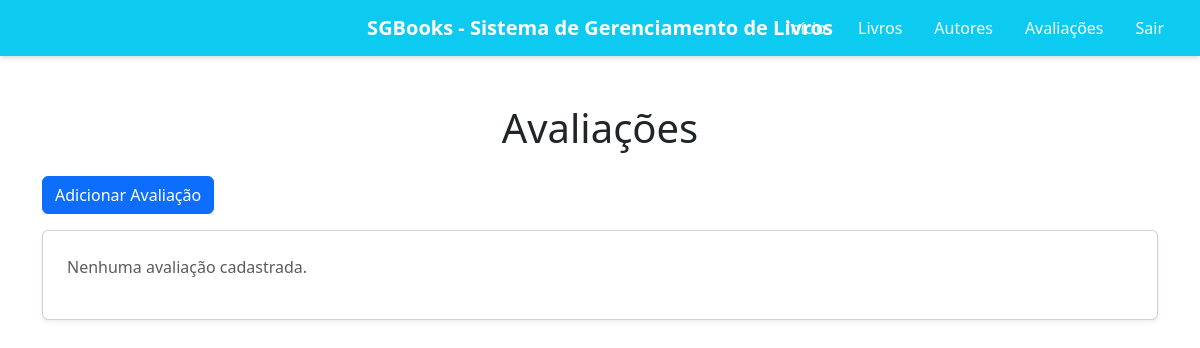
The app's page /livros/avaliacoes/, older data.
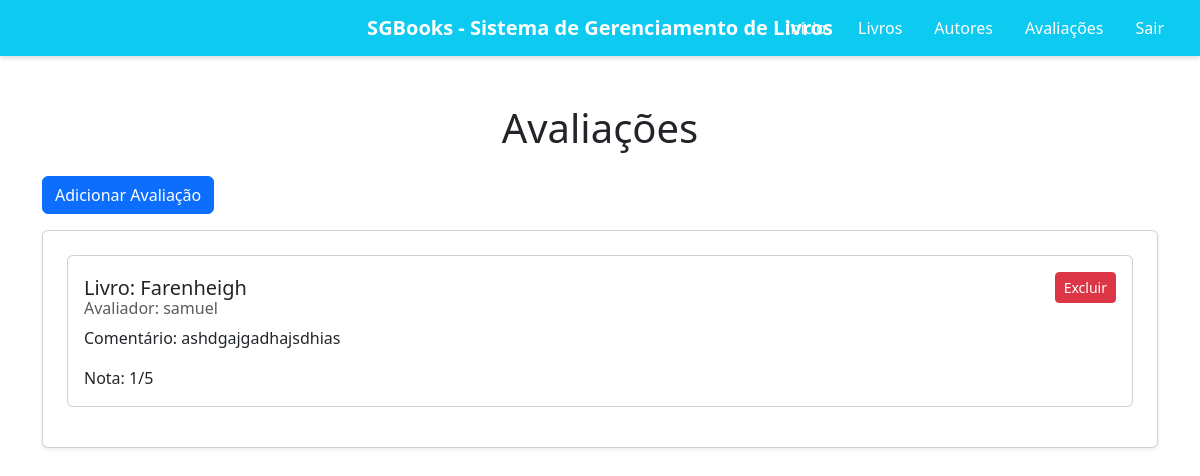
The same page, newer data.
### meusite/models.py (models this page shows)
class Avaliacao(models.Model):
    livro = models.ForeignKey(
        Livro,
        on_delete=models.CASCADE,
        related_name='avaliacoes')
    avaliador = models.CharField(max_length=100)
    nota = models.PositiveIntegerField()
    comentario = models.TextField(blank=True, null=True)
    data_avaliacao = models.DateTimeField(auto_now_add=True)

class Livro(models.Model): #models.model indica que a classe Livro é um modelo do Django é padrão
    titulo = models.CharField(max_length=200) #CharField é um campo de texto com tamanho máximo definido
    autor = models.ForeignKey(
        Autor,
        on_delete=models.CASCADE,
        related_name='livros')
    ano_publicacao = models.PositiveIntegerField()
    editora = models.CharField(max_length=100, blank=True, null=True) #blank e null permitem que o campo seja opcional

### meusite/views.py (the view)
# urls.py: path('avaliacoes/', views.avaliacoes, name='avaliacoes'),
def avaliacoes(request):
    avaliacoes = Avaliacao.objects.all()
    return render(request, 'avaliacoes.html', {'avaliacoes': avaliacoes})

### meusite/templates/avaliacoes.html (shortened to what this page needs)
<!DOCTYPE html>
<html lang="pt-br">
<head>
  <link
    href="https://cdn.jsdelivr.net/npm/bootstrap@5.3.8/dist/css/bootstrap.min.css"
    rel="stylesheet"
  />
</head>
<body>
  <header>
    <nav class="navbar navbar-expand-lg navbar-dark navbar-custom">
      <div class="container-fluid position-relative">
        <a class="navbar-brand" href="{% url 'index' %}">
          SGBooks - Sistema de Gerenciamento de Livros
        </a>
        <ul class="navbar-nav ms-auto d-flex flex-row gap-3 me-3">
          <li class="nav-item"><a class="nav-link" href="{% url 'index' %}">Início</a></li>
          <li class="nav-item"><a class="nav-link" href="{% url 'cadastro_livro' %}">Livros</a></li>
          <li class="nav-item"><a class="nav-link" href="#">Autores</a></li>
          <li class="nav-item"><a class="nav-link" href="{% url 'avaliacoes' %}">Avaliações</a></li>
          <li class="nav-item"><a class="nav-link" href="{% url 'logout' %}">Sair</a></li>
        </ul>
      </div>
    </nav>
  </header>
  <div class="container mt-5">
    <h1 class="mb-4 text-center text-dark">Avaliações</h1>
    <a class="btn btn-primary mb-3" href="{% url 'salvar_avaliacao' %}">Adicionar Avaliação</a>
    <div class="card p-4 mb-4 shadow-sm">
      {% for a in avaliacoes %}
        <div class="card p-3 mb-3">
          <div class="d-flex justify-content-between align-items-center">
            <h5 class="card-title mb-0">Livro: {{ a.livro.titulo }}</h5>
            <a href="{% url 'exclui_avaliacao' a.id %}" class="btn btn-danger btn-sm" onclick="return confirm('Deseja excluir esta avaliação?')">
              Excluir
            </a>
          </div>
          <h6 class="card-subtitle mb-2 text-muted">Avaliador: {{ a.avaliador }}</h6>
          <p class="card-text">Comentário: {{ a.comentario }}</p>
          <p class="card-text">Nota: {{ a.nota }}/5</p>
        </div>
      {% empty %}
        <p class="text-muted">Nenhuma avaliação cadastrada.</p>
      {% endfor %}
    </div>
  </div>
</body>
</html>

Row changes from the older to the newer data that the page shows:
added Avaliacao: livro.titulo "Farenheigh", avaliador "samuel", comentario "ashdgajgadhajsdhias", nota "1"
Text that changed along with them:
text no longer shown: "Nenhuma avaliação cadastrada."
